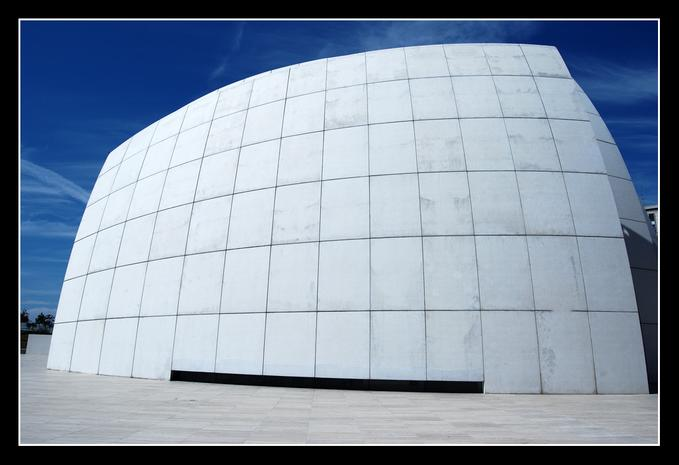
//> input picture CS 455 Visual/Proj03/Building1.bmp, 679 x 465 px
$ ./Proj03-7 Building1.bmp   (built with g++ and OpenCV 4)
//> lines starting //> are read from the running program, lines starting //| are printed output that depends on the picture
#include <opencv2/core/core.hpp>
#include <opencv2/highgui/highgui.hpp>
#include "opencv2/imgproc/imgproc.hpp"
#include <vector>
#include <unordered_set>
#include <iostream>


int main(int argc, char **argv) {
  using namespace std;
  using namespace cv;

  if(argc != 2) {
    cout << "USAGE: skeleton <input file path>" << endl;
    return -1;
  }
  //Load two copies of the image. One to leave as the original, and one to be modified.
  //Done for display purposes only
  //Use CV_LOAD_IMAGE_GRAYSCALE for greyscale images
  //Color CV_LOAD_IMAGE_COLOR
  Mat original_image = imread(argv[1], CV_LOAD_IMAGE_COLOR);
//> original_image is the input picture: 465 rows x 679 cols, CV_8UC3; mean B, G, R 165.6, 147.6, 133.2
  //Mat modified_image = imread(argv[1], CV_LOAD_IMAGE_COLOR);
  Mat modified_image(original_image.rows, original_image.cols, CV_32FC3);

  //Create a pointer so that we can quickly toggle between which image is being displayed
  Mat *image = &original_image;

  //Check that the images loaded
  if(!original_image.data || !modified_image.data) {
    cout << "ERROR: Could not load image data." << endl;
    return -1;
  }


  original_image.convertTo(original_image, CV_32FC3, 1.0/255);
//> original_image: 465 rows x 679 cols, CV_32FC3
  modified_image.setTo(0);


  float r, g, b, i, s, h, co1, co2;
  for(int y = 0; y < original_image.rows; y++){
    for(int x = 0; x < original_image.cols; x++){

      b = original_image.at<cv::Vec3f>(y,x)[0];
      g = original_image.at<cv::Vec3f>(y,x)[1];
      r = original_image.at<cv::Vec3f>(y,x)[2];

      i = ((r+g+b)/3);
      s = 1 - (min(r, min(g, b))/i);


      co1 = ((r - g) + (r -b))/2;
      co2 = sqrt((r-g)*(r-g) + (r-b)*(g-b));
      h = co1/co2;
      h = acos(h);

      if( b >= g){
        h = 360 - h;
      }

      //cout << bw << endl;
      modified_image.at<cv::Vec3f>(y,x)[2] = i;
      //modified_image.at<cv::Vec3f>(y,x)[1] = s;
      //modified_image.at<cv::Vec3f>(y,x)[0] = h;
      // modified_image.data[(y*original_image.cols + x) * 3] = bw * 100;
    }
  }
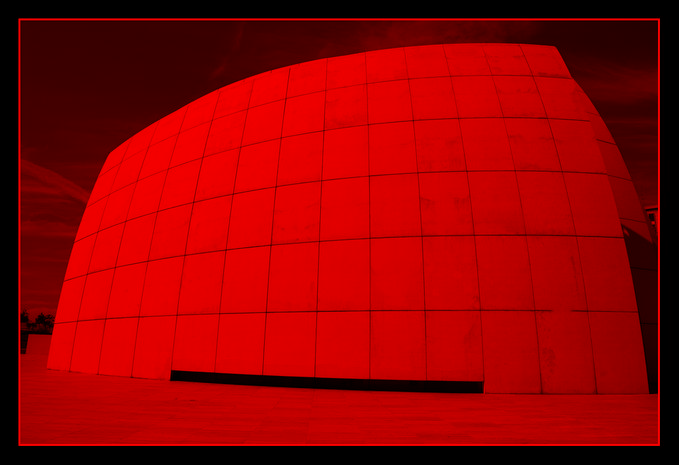
//> modified_image: 465 rows x 679 cols, CV_32FC3; mean B, G, R 0, 0, 0.584
//> after the loop, b = 0; g = 0; r = 0; i = 0; s = nan; co1 = 0; h = nan


auto clamp = [](int value, int m, int M){ return value > M ? M : value < m ? m : value; };

vector<float> img;
for(int y = 0; y < original_image.rows; y++){
  for(int x = 0; x < original_image.cols; x++){
    img.push_back(modified_image.at<cv::Vec3f>(y,x)[2]);
  }
}
//> after the loop, img = 315735 items


//using extention
vector<float> mask1;
float topL, topM, topR, cenL, cenM, cenR, botL, botM, botR;
for(int y = 0; y < original_image.rows; y++){
  for(int x = 0; x < original_image.cols; x++){
    topL = topM = topR = cenL = cenM = cenR = botL = botM = botR = 0;
    if(x == 0 || x == original_image.cols -1 || y == 0 ||y == original_image.rows -1){ //litteral edge cases
      if(x ==0 && y == 0){ //upper left corner
        topL = img[y*original_image.cols + x] * 1;
        topM = img[y*original_image.cols + x] * 0;
        topR = img[y*original_image.cols + x + 1] * (-1);

        cenL = img[y*original_image.cols + x] * 2;
        cenM = img[y*original_image.cols + x] * 0;
        cenR = img[y*original_image.cols + x + 1] * (-2);

        botL = img[(y+1)*original_image.cols + x] * 1;
        botM = img[(y+1)*original_image.cols + x] * 0;
        botR = img[(y+1)*original_image.cols + x + 1] * (-1);
      } else if(x == 0 && y == original_image.rows - 1){ //lower left corner
        topL = img[(y-1)*original_image.cols + x] * 1;
        topM = img[(y-1)*original_image.cols + x] * 0;
        topR = img[(y-1)*original_image.cols + x + 1] * (-1);

        cenL = img[y*original_image.cols + x] * 2;
        cenM = img[y*original_image.cols + x] * 0;
        cenR = img[y*original_image.cols + x + 1] * (-2);

        botL = img[y*original_image.cols + x] * 1;
        botM = img[y*original_image.cols + x] * 0;
        botR = img[y*original_image.cols + x + 1] * (-1);
      } else if(x == original_image.cols -1 && y == 0){ //upper right corner
        topL = img[y*original_image.cols + x - 1] * 1;
        topM = img[y*original_image.cols + x] * 0;
        topR = img[y*original_image.cols + x] * (-1);

        cenL = img[y*original_image.cols + x - 1] * 2;
        cenM = img[y*original_image.cols + x] * 0;
        cenR = img[y*original_image.cols + x] * (-2);

        botL = img[(y+1)*original_image.cols + x - 1] * 1;
        botM = img[(y+1)*original_image.cols + x] * 0;
        botR = img[(y+1)*original_image.cols + x] * (-1);
      } else if(x == original_image.cols -1 && y == original_image.rows - 1){ //lower right corner
        topL = img[(y-1)*original_image.cols + x - 1] * 1;
        topM = img[(y-1)*original_image.cols + x] * 0;
        topR = img[(y-1)*original_image.cols + x] * (-1);

        cenL = img[y*original_image.cols + x - 1] * 2;
        cenM = img[y*original_image.cols + x] * 0;
        cenR = img[y*original_image.cols + x] * (-2);

        botL = img[y*original_image.cols + x] * 1;
        botM = img[y*original_image.cols + x] * 0;
        botR = img[y*original_image.cols + x + 1] * (-1);
      } else if(x == 0){ //left edge no corners
        topL = img[(y-1)*original_image.cols + x] * 1;
        topM = img[(y-1)*original_image.cols + x] * 0;
        topR = img[(y-1)*original_image.cols + x + 1] * (-1);

        cenL = img[y*original_image.cols + x] * 2;
        cenM = img[y*original_image.cols + x] * 0;
        cenR = img[y*original_image.cols + x + 1] * (-2);

        botL = img[(y+1)*original_image.cols + x] * 1;
        botM = img[(y+1)*original_image.cols + x] * 0;
        botR = img[(y+1)*original_image.cols + x + 1] * (-1);
      } else if(x == original_image.cols - 1){// right edge no corners
        topL = img[(y-1)*original_image.cols + x - 1] * 1;
        topM = img[(y-1)*original_image.cols + x] * 0;
        topR = img[(y-1)*original_image.cols + x] * (-1);

        cenL = img[y*original_image.cols + x - 1] * 2;
        cenM = img[y*original_image.cols + x] * 0;
        cenR = img[y*original_image.cols + x] * (-2);

        botL = img[(y+1)*original_image.cols + x - 1] * 1;
        botM = img[(y+1)*original_image.cols + x] * 0;
        botR = img[(y+1)*original_image.cols + x] * (-1);
      } else if(y == 0){ //top edge no corners
        topL = img[y*original_image.cols + x - 1] * 1;
        topM = img[y*original_image.cols + x] * 0;
        topR = img[y*original_image.cols + x + 1] * (-1);

        cenL = img[y*original_image.cols + x - 1] * 2;
        cenM = img[y*original_image.cols + x] * 0;
        cenR = img[y*original_image.cols + x + 1] * (-2);

        botL = img[(y+1)*original_image.cols + x - 1] * 1;
        botM = img[(y+1)*original_image.cols + x] * 0;
        botR = img[(y+1)*original_image.cols + x + 1] * (-1);
      } else if(y == original_image.rows -1){ //bottom edge no corners
        topL = img[(y-1)*original_image.cols + x - 1] * 1;
        topM = img[(y-1)*original_image.cols + x] * 0;
        topR = img[(y-1)*original_image.cols + x + 1] * (-1);

        cenL = img[y*original_image.cols + x - 1] * 2;
        cenM = img[y*original_image.cols + x] * 0;
        cenR = img[y*original_image.cols + x + 1] * (-2);

        botL = img[y*original_image.cols + x - 1] * 1;
        botM = img[y*original_image.cols + x] * 0;
        botR = img[y*original_image.cols + x + 1] * (-1);
      }

    } else{
      topL = img[(y-1)*original_image.cols + x - 1] * (-1);
      topM = img[(y-1)*original_image.cols + x] * 0;
      topR = img[(y-1)*original_image.cols + x + 1] * 1;

      cenL = img[y*original_image.cols + x - 1] * (-2);
      cenM = img[y*original_image.cols + x] * 0;
      cenR = img[y*original_image.cols + x + 1] * 2;

      botL = img[(y+1)*original_image.cols + x - 1] * (-1);
      botM = img[(y+1)*original_image.cols + x] * 0;
      botR = img[(y+1)*original_image.cols + x + 1] * 1;
    }

    mask1.push_back(topL + topM + topR + cenL + cenM + cenR + botL + botM + botR);

  }
}

vector<float> mask2;
for(int y = 0; y < original_image.rows; y++){
  for(int x = 0; x < original_image.cols; x++){
    topL = topM = topR = cenL = cenM = cenR = botL = botM = botR = 0;
    if(x == 0 || x == original_image.cols -1 || y == 0 ||y == original_image.rows -1){ //litteral edge cases
      if(x ==0 && y == 0){ //upper left corner
        topL = img[y*original_image.cols + x] * (-1);
        topM = img[y*original_image.cols + x] * (-2);
        topR = img[y*original_image.cols + x + 1] * (-1);

        cenL = img[y*original_image.cols + x] * 0;
        cenM = img[y*original_image.cols + x] * 0;
        cenR = img[y*original_image.cols + x + 1] * 0;

        botL = img[(y+1)*original_image.cols + x] * 1;
        botM = img[(y+1)*original_image.cols + x] * 2;
        botR = img[(y+1)*original_image.cols + x + 1] * 1;
      } else if(x == 0 && y == original_image.rows - 1){ //lower left corner
        topL = img[(y-1)*original_image.cols + x] * (-1);
        topM = img[(y-1)*original_image.cols + x] * (-2);
        topR = img[(y-1)*original_image.cols + x + 1] * (-1);

        cenL = img[y*original_image.cols + x] * 0;
        cenM = img[y*original_image.cols + x] * 0;
        cenR = img[y*original_image.cols + x + 1] * 0;

        botL = img[y*original_image.cols + x] * 1;
        botM = img[y*original_image.cols + x] * 2;
        botR = img[y*original_image.cols + x + 1] * 1;
      } else if(x == original_image.cols -1 && y == 0){ //upper right corner
        topL = img[y*original_image.cols + x - 1] * (-1);
        topM = img[y*original_image.cols + x] * (-2);
        topR = img[y*original_image.cols + x] * (-1);

        cenL = img[y*original_image.cols + x - 1] * 0;
        cenM = img[y*original_image.cols + x] * 0;
        cenR = img[y*original_image.cols + x] * 0;

        botL = img[(y+1)*original_image.cols + x - 1] * 1;
        botM = img[(y+1)*original_image.cols + x] * 2;
        botR = img[(y+1)*original_image.cols + x] * 1;
      } else if(x == original_image.cols -1 && y == original_image.rows - 1){ //lower right corner
        topL = img[(y-1)*original_image.cols + x - 1] * (-1);
        topM = img[(y-1)*original_image.cols + x] * (-2);
        topR = img[(y-1)*original_image.cols + x] * (-1);

        cenL = img[y*original_image.cols + x - 1] * 0;
        cenM = img[y*original_image.cols + x] * 0;
        cenR = img[y*original_image.cols + x] * 0;

        botL = img[y*original_image.cols + x] * 1;
        botM = img[y*original_image.cols + x] * 2;
        botR = img[y*original_image.cols + x + 1] * 1;
      } else if(x == 0){ //left edge no corners
        topL = img[(y-1)*original_image.cols + x] * (-1);
        topM = img[(y-1)*original_image.cols + x] * (-2);
        topR = img[(y-1)*original_image.cols + x + 1] * (-1);

        cenL = img[y*original_image.cols + x] * 0;
        cenM = img[y*original_image.cols + x] * 0;
        cenR = img[y*original_image.cols + x + 1] * 0;

        botL = img[(y+1)*original_image.cols + x] * 1;
        botM = img[(y+1)*original_image.cols + x] * 2;
        botR = img[(y+1)*original_image.cols + x + 1] * 1;
      } else if(x == original_image.cols - 1){// right edge no corners
        topL = img[(y-1)*original_image.cols + x - 1] * (-1);
        topM = img[(y-1)*original_image.cols + x] * (-2);
        topR = img[(y-1)*original_image.cols + x] * (-1);

        cenL = img[y*original_image.cols + x - 1] * 0;
        cenM = img[y*original_image.cols + x] * 0;
        cenR = img[y*original_image.cols + x] * 0;

        botL = img[(y+1)*original_image.cols + x - 1] * 1;
        botM = img[(y+1)*original_image.cols + x] * 2;
        botR = img[(y+1)*original_image.cols + x] * 1;
      } else if(y == 0){ //top edge no corners
        topL = img[y*original_image.cols + x - 1] * (-1);
        topM = img[y*original_image.cols + x] * (-2);
        topR = img[y*original_image.cols + x + 1] * (-1);

        cenL = img[y*original_image.cols + x - 1] * 0;
        cenM = img[y*original_image.cols + x] * 0;
        cenR = img[y*original_image.cols + x + 1] * 0;

        botL = img[(y+1)*original_image.cols + x - 1] * 1;
        botM = img[(y+1)*original_image.cols + x] * 2;
        botR = img[(y+1)*original_image.cols + x + 1] * 1;
      } else if(y == original_image.rows -1){ //bottom edge no corners
        topL = img[(y-1)*original_image.cols + x - 1] * (-1);
        topM = img[(y-1)*original_image.cols + x] * (-2);
        topR = img[(y-1)*original_image.cols + x + 1] * (-1);

        cenL = img[y*original_image.cols + x - 1] * 0;
        cenM = img[y*original_image.cols + x] * 0;
        cenR = img[y*original_image.cols + x + 1] * 0;

        botL = img[y*original_image.cols + x - 1] * 1;
        botM = img[y*original_image.cols + x] * 2;
        botR = img[y*original_image.cols + x + 1] * 1;
      }
    } else{
      topL = img[(y-1)*original_image.cols + x - 1] * (-1);
      topM = img[(y-1)*original_image.cols + x] * (-2);
      topR = img[(y-1)*original_image.cols + x + 1] * (-1);

      cenL = img[y*original_image.cols + x - 1] * 0;
      cenM = img[y*original_image.cols + x] * 0;
      cenR = img[y*original_image.cols + x + 1] * 0;

      botL = img[(y+1)*original_image.cols + x - 1] * 1;
      botM = img[(y+1)*original_image.cols + x] * 2;
      botR = img[(y+1)*original_image.cols + x + 1] * 1;
    }

    mask2.push_back(topL + topM + topR + cenL + cenM + cenR + botL + botM + botR);

  }
}

float gx, gy, fin;
for(int y = 0; y < original_image.rows; y++){
  for(int x = 0; x < original_image.cols; x++){
    gx = mask1[y*original_image.cols + x];
    gy = mask2[y*original_image.cols + x];
    fin = (gx +gy)/2.0;
    fin = sqrt(gx*gx + gy*gy);
    modified_image.at<cv::Vec3f>(y,x)[2] =  clamp(fin, 0, 255);  //sqrt(gx*gx + gy*gy);
  }
}
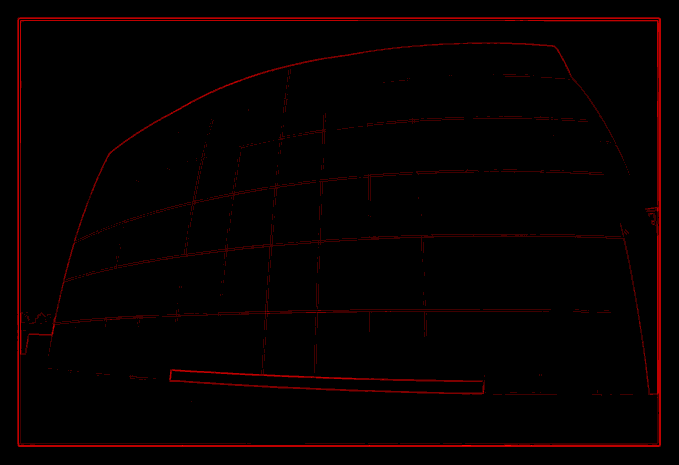
//> modified_image: 465 rows x 679 cols, CV_32FC3; mean B, G, R 0, 0, 0.0873; drawn with min black and max white


  //Create the display window
  namedWindow("Unix Sample Skeleton");


  //Display loop
  bool loop = true;
  while(loop) {
    imshow("Unix Sample Skeleton", *image);
    moveWindow("Unix Sample Skeleton", 10, 30);

    switch(cvWaitKey(15)) {
//> the Esc key is pressed
      case 27:  //Exit display loop if ESC is pressed
        loop = false;
        break;
      case 32:  //Swap image pointer if space is pressed
        if(image == &original_image){
          image = &modified_image;
        }
        else {
          image = &original_image;
        }
        break;
      default:
        break;
    }
  }
}

$ run again, on CS 455 Visual/Proj03/basel2.bmp
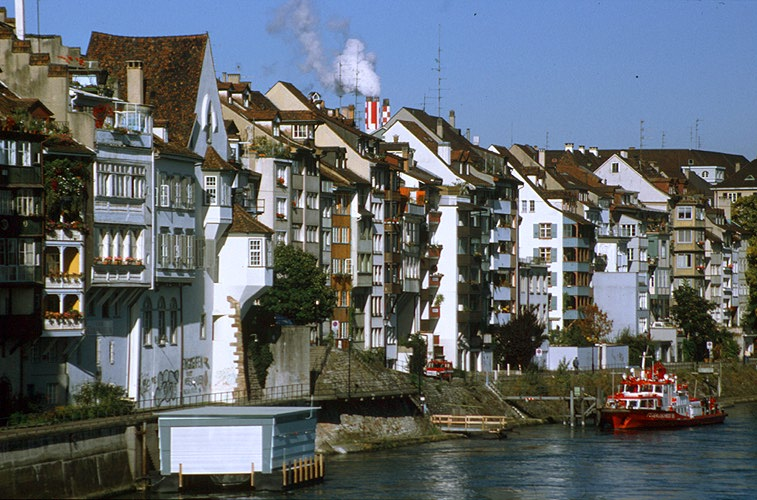
//> input picture CS 455 Visual/Proj03/basel2.bmp, 757 x 500 px
//> original_image is the input picture: 500 rows x 757 cols, CV_8UC3; mean B, G, R 107.3, 102.9, 96.6
//> original_image: 500 rows x 757 cols, CV_32FC3
//> the loop `for(int y = 0; y < original_image.rows; y++)` made 500 passes
//> (b, g, r, i, s, co1) on passes 1 to 3: (0.749, 0.522, 0.384, 0.552, 0.303, -0.251), (0.765, 0.537, 0.4, 0.567, 0.295, -0.251), (0.773, 0.545, 0.408, 0.575, 0.291, -0.251)
//> after the loop `for(int y = 0; y < original_image.rows; y++)`:
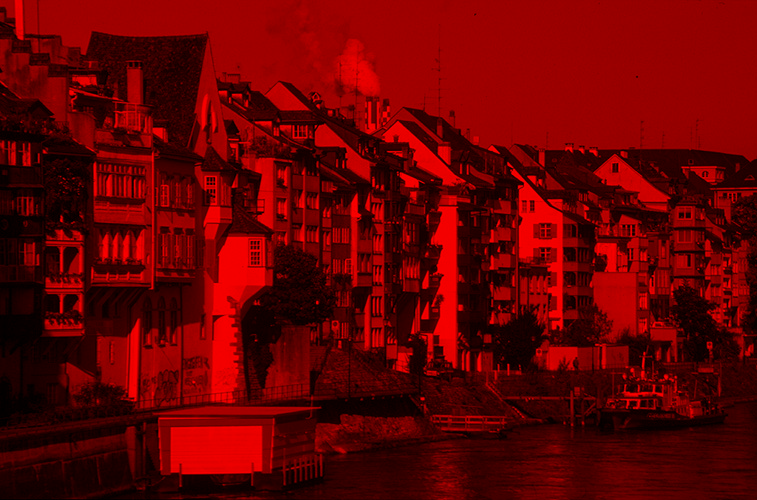
//> modified_image: 500 rows x 757 cols, CV_32FC3; mean B, G, R 0, 0, 0.401
//> after the loop `for(int y = 0; y < original_image.rows; y++)`: b = 0.349; g = 0.278; r = 0.165; i = 0.264; s = 0.376; co1 = -0.149; h = 357.2
//> after the loop `for(int y = 0; y < original_image.rows; y++)`: img = 378500 items
//> the loop `for(int y = 0; y < original_image.rows; y++)` made 500 passes
//> (topL, topR, cenL, cenR) on passes 1 to 3: (0.552, -0.552, 1.1, -1.1), (0.552, -0.552, 1.13, -1.13), (0.567, -0.567, 1.15, -1.15)
//> after the loop `for(int y = 0; y < original_image.rows; y++)`:
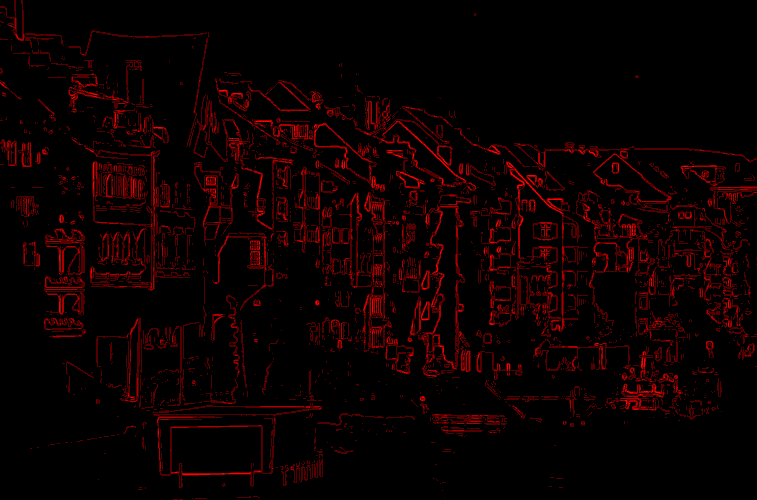
//> modified_image: 500 rows x 757 cols, CV_32FC3; mean B, G, R 0, 0, 0.156; drawn with min black and max white

$ run again, on CS 455 Visual/Proj03/flower1.bmp
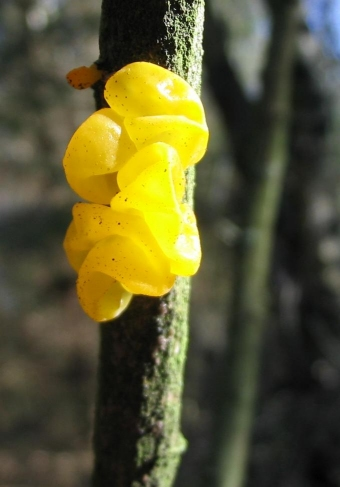
//> input picture CS 455 Visual/Proj03/flower1.bmp, 340 x 487 px
//> original_image is the input picture: 487 rows x 340 cols, CV_8UC3; mean B, G, R 48.4, 87, 90.5
//> original_image: 487 rows x 340 cols, CV_32FC3
//> the loop `for(int y = 0; y < original_image.rows; y++)` made 487 passes
//> (b, g, r, i, s, co1) on passes 1 to 3: (0.98, 0.765, 0.612, 0.786, 0.221, -0.261), (0.98, 0.765, 0.612, 0.786, 0.221, -0.261), (0.988, 0.761, 0.62, 0.79, 0.215, -0.255)
//> after the loop `for(int y = 0; y < original_image.rows; y++)`:
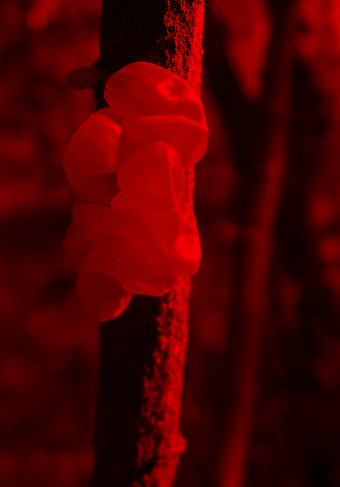
//> modified_image: 487 rows x 340 cols, CV_32FC3; mean B, G, R 0, 0, 0.295
//> after the loop `for(int y = 0; y < original_image.rows; y++)`: b = 0.0824; g = 0.0941; r = 0.0863; i = 0.0876; s = 0.0597; co1 = -0.00196; h = 1.76
//> after the loop `for(int y = 0; y < original_image.rows; y++)`: img = 165580 items
//> the loop `for(int y = 0; y < original_image.rows; y++)` made 487 passes
//> (topL, topR, cenL, cenR) on passes 1 to 3: (0.773, -0.786, 1.55, -1.57), (0.773, -0.786, 1.55, -1.57), (0.773, -0.786, 1.55, -1.58)
//> after the loop `for(int y = 0; y < original_image.rows; y++)`:
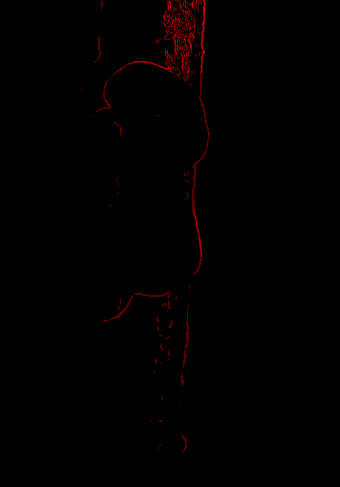
//> modified_image: 487 rows x 340 cols, CV_32FC3; mean B, G, R 0, 0, 0.0192; drawn with min black and max white

$ run again, on CS 455 Visual/Proj03/flower2.bmp
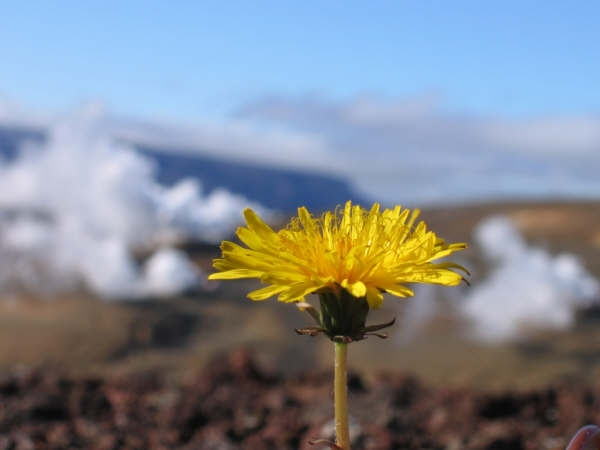
//> input picture CS 455 Visual/Proj03/flower2.bmp, 600 x 450 px
//> original_image is the input picture: 450 rows x 600 cols, CV_8UC3; mean B, G, R 146, 137.5, 130.3
//> original_image: 450 rows x 600 cols, CV_32FC3
//> the loop `for(int y = 0; y < original_image.rows; y++)` made 450 passes
//> (b, g, r, i, s, co1) on passes 1 to 3: (0.961, 0.71, 0.498, 0.723, 0.311, -0.337), (0.961, 0.71, 0.498, 0.723, 0.311, -0.337), (0.961, 0.71, 0.498, 0.723, 0.311, -0.337)
//> after the loop `for(int y = 0; y < original_image.rows; y++)`:
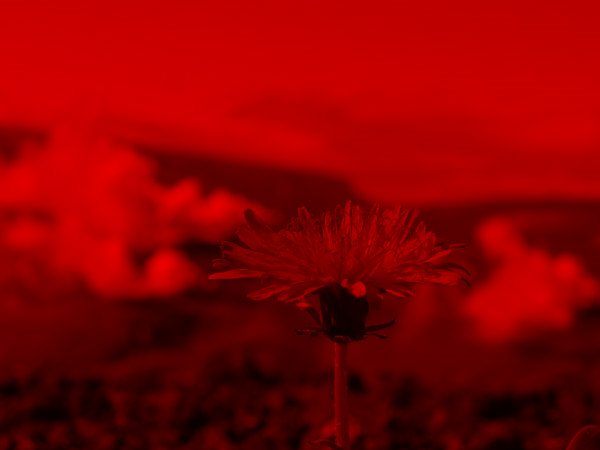
//> modified_image: 450 rows x 600 cols, CV_32FC3; mean B, G, R 0, 0, 0.541
//> after the loop `for(int y = 0; y < original_image.rows; y++)`: b = 0.0667; g = 0.098; r = 0.212; i = 0.125; s = 0.469; co1 = 0.129; h = 0.207
//> after the loop `for(int y = 0; y < original_image.rows; y++)`: img = 270000 items
//> the loop `for(int y = 0; y < original_image.rows; y++)` made 450 passes
//> (topL, topR, cenL, cenR) on passes 1 to 3: (0.723, -0.723, 1.45, -1.45), (0.723, -0.723, 1.45, -1.45), (0.723, -0.723, 1.45, -1.45)
//> after the loop `for(int y = 0; y < original_image.rows; y++)`:
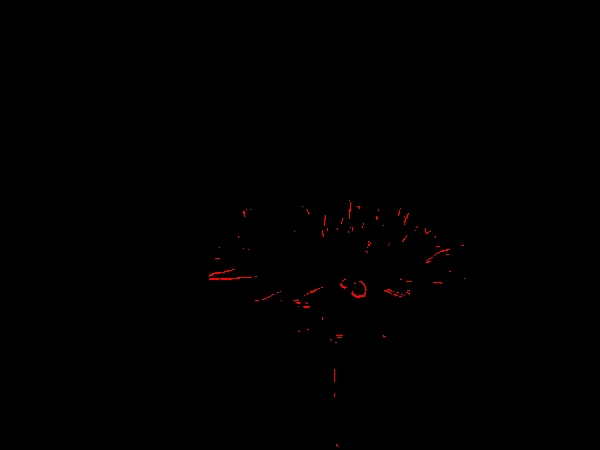
//> modified_image: 450 rows x 600 cols, CV_32FC3; mean B, G, R 0, 0, 0.00216
